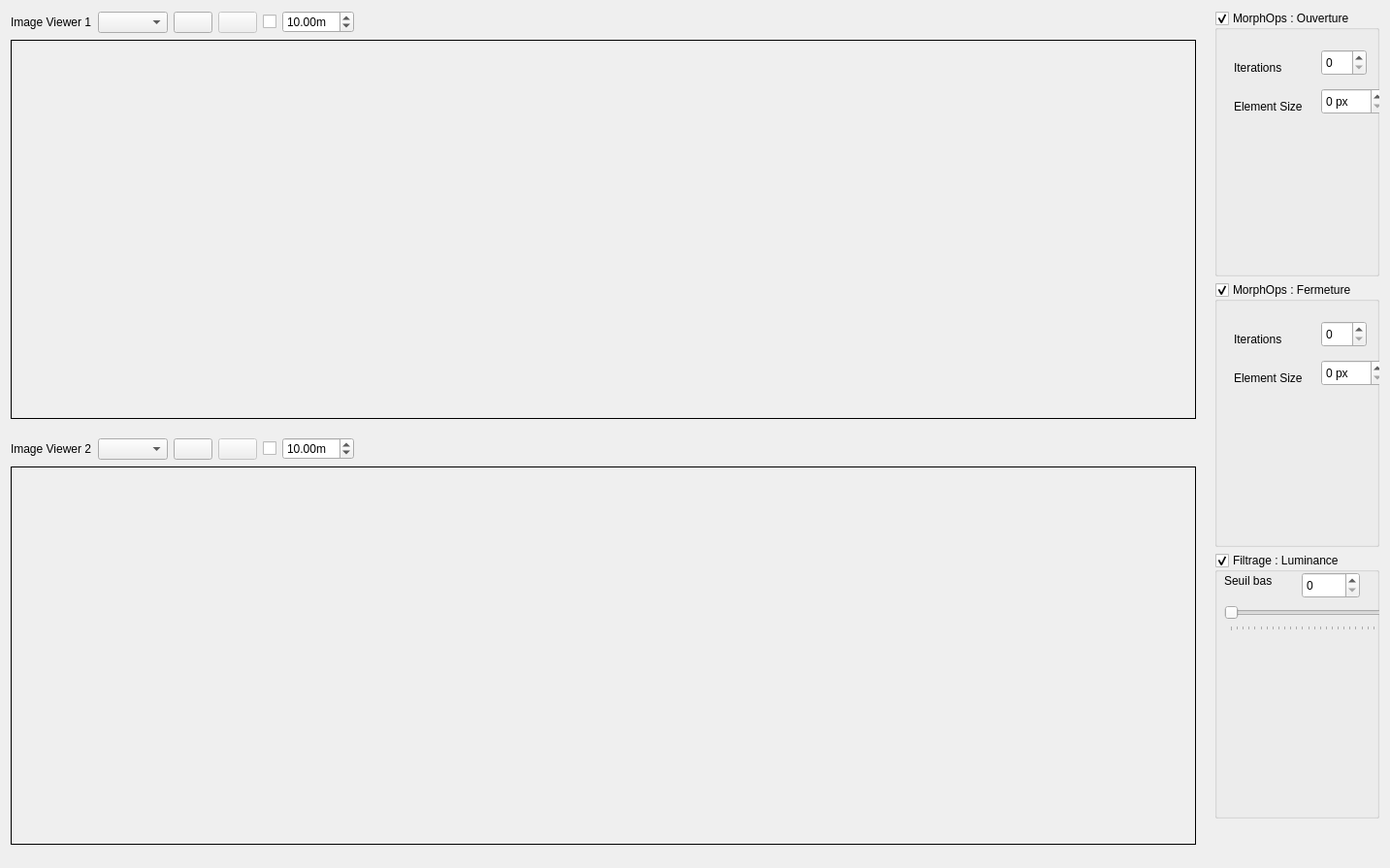
<?xml version="1.0" encoding="UTF-8"?>
<ui version="4.0">
 <class>FtGuiWidget</class>
 <widget class="QWidget" name="FtGuiWidget">
  <property name="enabled">
   <bool>true</bool>
  </property>
  <property name="geometry">
   <rect>
    <x>0</x>
    <y>0</y>
    <width>1433</width>
    <height>895</height>
   </rect>
  </property>
  <property name="windowTitle">
   <string>Réglages du traitement d'image</string>
  </property>
  <layout class="QHBoxLayout" name="horizontalLayout_3">
   <item>
    <layout class="QVBoxLayout" name="verticalLayout_gauche">
     <item>
      <layout class="QHBoxLayout" name="horizontalLayout_g_header" stretch="0,0,0,0,0,0,1">
       <item>
        <widget class="QLabel" name="label_7">
         <property name="text">
          <string>Image Viewer 1</string>
         </property>
        </widget>
       </item>
       <item>
        <widget class="QComboBox" name="topics_combo_box">
         <property name="sizeAdjustPolicy">
          <enum>QComboBox::AdjustToContents</enum>
         </property>
        </widget>
       </item>
       <item>
        <widget class="QPushButton" name="refresh_topics_push_button"/>
       </item>
       <item>
        <widget class="QPushButton" name="zoom_1_push_button">
         <property name="enabled">
          <bool>false</bool>
         </property>
         <property name="checkable">
          <bool>true</bool>
         </property>
        </widget>
       </item>
       <item>
        <widget class="QCheckBox" name="dynamic_range_check_box">
         <property name="toolTip">
          <string>Dynamic depth range</string>
         </property>
         <property name="text">
          <string/>
         </property>
        </widget>
       </item>
       <item>
        <widget class="QDoubleSpinBox" name="max_range_double_spin_box">
         <property name="toolTip">
          <string>Max depth</string>
         </property>
         <property name="suffix">
          <string>m</string>
         </property>
         <property name="minimum">
          <double>0.010000000000000</double>
         </property>
         <property name="maximum">
          <double>100.000000000000000</double>
         </property>
         <property name="value">
          <double>10.000000000000000</double>
         </property>
        </widget>
       </item>
       <item>
        <spacer name="horizontalSpacer">
         <property name="orientation">
          <enum>Qt::Horizontal</enum>
         </property>
         <property name="sizeHint" stdset="0">
          <size>
           <width>13</width>
           <height>24</height>
          </size>
         </property>
        </spacer>
       </item>
      </layout>
     </item>
     <item>
      <layout class="QHBoxLayout" name="horizontalLayout_g_content" stretch="1,0">
       <property name="spacing">
        <number>0</number>
       </property>
       <item>
        <widget class="rqt_ft_gui::RatioLayoutedFrame" name="image_frame">
         <property name="sizePolicy">
          <sizepolicy hsizetype="Expanding" vsizetype="Expanding">
           <horstretch>0</horstretch>
           <verstretch>0</verstretch>
          </sizepolicy>
         </property>
         <property name="minimumSize">
          <size>
           <width>80</width>
           <height>60</height>
          </size>
         </property>
         <property name="frameShape">
          <enum>QFrame::Box</enum>
         </property>
         <property name="lineWidth">
          <number>1</number>
         </property>
        </widget>
       </item>
       <item>
        <spacer name="horizontalSpacer_2">
         <property name="orientation">
          <enum>Qt::Horizontal</enum>
         </property>
         <property name="sizeType">
          <enum>QSizePolicy::Expanding</enum>
         </property>
         <property name="sizeHint" stdset="0">
          <size>
           <width>13</width>
           <height>20</height>
          </size>
         </property>
        </spacer>
       </item>
      </layout>
     </item>
     <item>
      <spacer name="verticalSpacer">
       <property name="orientation">
        <enum>Qt::Vertical</enum>
       </property>
       <property name="sizeType">
        <enum>QSizePolicy::Preferred</enum>
       </property>
       <property name="sizeHint" stdset="0">
        <size>
         <width>20</width>
         <height>13</height>
        </size>
       </property>
      </spacer>
     </item>
     <item>
      <layout class="QHBoxLayout" name="horizontalLayout_g_header_2" stretch="0,0,0,0,0,0,1">
       <item>
        <widget class="QLabel" name="label_6">
         <property name="text">
          <string>Image Viewer 2</string>
         </property>
        </widget>
       </item>
       <item>
        <widget class="QComboBox" name="topics_combo_box_2">
         <property name="sizeAdjustPolicy">
          <enum>QComboBox::AdjustToContents</enum>
         </property>
        </widget>
       </item>
       <item>
        <widget class="QPushButton" name="refresh_topics_push_button_2"/>
       </item>
       <item>
        <widget class="QPushButton" name="zoom_1_push_button_2">
         <property name="enabled">
          <bool>false</bool>
         </property>
         <property name="checkable">
          <bool>true</bool>
         </property>
        </widget>
       </item>
       <item>
        <widget class="QCheckBox" name="dynamic_range_check_box_2">
         <property name="toolTip">
          <string>Dynamic depth range</string>
         </property>
         <property name="text">
          <string/>
         </property>
        </widget>
       </item>
       <item>
        <widget class="QDoubleSpinBox" name="max_range_double_spin_box_2">
         <property name="toolTip">
          <string>Max depth</string>
         </property>
         <property name="suffix">
          <string>m</string>
         </property>
         <property name="minimum">
          <double>0.010000000000000</double>
         </property>
         <property name="maximum">
          <double>100.000000000000000</double>
         </property>
         <property name="value">
          <double>10.000000000000000</double>
         </property>
        </widget>
       </item>
       <item>
        <spacer name="horizontalSpacer_4">
         <property name="orientation">
          <enum>Qt::Horizontal</enum>
         </property>
         <property name="sizeHint" stdset="0">
          <size>
           <width>13</width>
           <height>24</height>
          </size>
         </property>
        </spacer>
       </item>
      </layout>
     </item>
     <item>
      <layout class="QHBoxLayout" name="horizontalLayout_g_content_2" stretch="1,0">
       <property name="spacing">
        <number>0</number>
       </property>
       <item>
        <widget class="rqt_ft_gui::RatioLayoutedFrame" name="image_frame_2">
         <property name="sizePolicy">
          <sizepolicy hsizetype="Expanding" vsizetype="Expanding">
           <horstretch>0</horstretch>
           <verstretch>0</verstretch>
          </sizepolicy>
         </property>
         <property name="minimumSize">
          <size>
           <width>80</width>
           <height>60</height>
          </size>
         </property>
         <property name="frameShape">
          <enum>QFrame::Box</enum>
         </property>
         <property name="lineWidth">
          <number>1</number>
         </property>
        </widget>
       </item>
       <item>
        <spacer name="horizontalSpacer_3">
         <property name="orientation">
          <enum>Qt::Horizontal</enum>
         </property>
         <property name="sizeType">
          <enum>QSizePolicy::Expanding</enum>
         </property>
         <property name="sizeHint" stdset="0">
          <size>
           <width>13</width>
           <height>20</height>
          </size>
         </property>
        </spacer>
       </item>
      </layout>
     </item>
     <item>
      <spacer name="verticalSpacer_2">
       <property name="orientation">
        <enum>Qt::Vertical</enum>
       </property>
       <property name="sizeType">
        <enum>QSizePolicy::Preferred</enum>
       </property>
       <property name="sizeHint" stdset="0">
        <size>
         <width>20</width>
         <height>13</height>
        </size>
       </property>
      </spacer>
     </item>
    </layout>
   </item>
   <item>
    <layout class="QVBoxLayout" name="verticalLayout_droit">
     <item>
      <widget class="QGroupBox" name="groupBox_opening">
       <property name="title">
        <string>MorphOps : Ouverture</string>
       </property>
       <property name="flat">
        <bool>true</bool>
       </property>
       <property name="checkable">
        <bool>true</bool>
       </property>
       <widget class="QSpinBox" name="spinBox_opening_iterations">
        <property name="geometry">
         <rect>
          <x>110</x>
          <y>40</y>
          <width>47</width>
          <height>27</height>
         </rect>
        </property>
       </widget>
       <widget class="QSpinBox" name="spinBox_opening_size">
        <property name="geometry">
         <rect>
          <x>110</x>
          <y>80</y>
          <width>66</width>
          <height>27</height>
         </rect>
        </property>
        <property name="suffix">
         <string> px</string>
        </property>
       </widget>
       <widget class="QLabel" name="label">
        <property name="geometry">
         <rect>
          <x>20</x>
          <y>90</y>
          <width>87</width>
          <height>17</height>
         </rect>
        </property>
        <property name="text">
         <string>Element Size</string>
        </property>
       </widget>
       <widget class="QLabel" name="label_2">
        <property name="geometry">
         <rect>
          <x>20</x>
          <y>50</y>
          <width>65</width>
          <height>17</height>
         </rect>
        </property>
        <property name="text">
         <string>Iterations</string>
        </property>
       </widget>
      </widget>
     </item>
     <item>
      <widget class="QGroupBox" name="groupBox_closing">
       <property name="title">
        <string>MorphOps : Fermeture</string>
       </property>
       <property name="flat">
        <bool>false</bool>
       </property>
       <property name="checkable">
        <bool>true</bool>
       </property>
       <widget class="QSpinBox" name="spinBox_closing_iterations">
        <property name="geometry">
         <rect>
          <x>110</x>
          <y>40</y>
          <width>47</width>
          <height>27</height>
         </rect>
        </property>
       </widget>
       <widget class="QSpinBox" name="spinBox_closing_size">
        <property name="geometry">
         <rect>
          <x>110</x>
          <y>80</y>
          <width>66</width>
          <height>27</height>
         </rect>
        </property>
        <property name="suffix">
         <string> px</string>
        </property>
       </widget>
       <widget class="QLabel" name="label_3">
        <property name="geometry">
         <rect>
          <x>20</x>
          <y>90</y>
          <width>87</width>
          <height>17</height>
         </rect>
        </property>
        <property name="text">
         <string>Element Size</string>
        </property>
       </widget>
       <widget class="QLabel" name="label_4">
        <property name="geometry">
         <rect>
          <x>20</x>
          <y>50</y>
          <width>65</width>
          <height>17</height>
         </rect>
        </property>
        <property name="text">
         <string>Iterations</string>
        </property>
       </widget>
      </widget>
     </item>
     <item>
      <widget class="QGroupBox" name="groupBox_HSV_value">
       <property name="title">
        <string>Filtrage : Luminance</string>
       </property>
       <property name="flat">
        <bool>false</bool>
       </property>
       <property name="checkable">
        <bool>true</bool>
       </property>
       <widget class="QSlider" name="horizontalSlider_HSV_value">
        <property name="geometry">
         <rect>
          <x>10</x>
          <y>50</y>
          <width>171</width>
          <height>31</height>
         </rect>
        </property>
        <property name="maximum">
         <number>255</number>
        </property>
        <property name="orientation">
         <enum>Qt::Horizontal</enum>
        </property>
        <property name="tickPosition">
         <enum>QSlider::TicksBelow</enum>
        </property>
        <property name="tickInterval">
         <number>10</number>
        </property>
       </widget>
       <widget class="QLabel" name="label_5">
        <property name="geometry">
         <rect>
          <x>10</x>
          <y>20</y>
          <width>66</width>
          <height>17</height>
         </rect>
        </property>
        <property name="text">
         <string>Seuil bas</string>
        </property>
       </widget>
       <widget class="QSpinBox" name="spinBox_HSV_value">
        <property name="geometry">
         <rect>
          <x>90</x>
          <y>20</y>
          <width>60</width>
          <height>27</height>
         </rect>
        </property>
        <property name="maximum">
         <number>255</number>
        </property>
        <property name="singleStep">
         <number>10</number>
        </property>
       </widget>
      </widget>
     </item>
     <item>
      <spacer name="verticalSpacer_3">
       <property name="orientation">
        <enum>Qt::Vertical</enum>
       </property>
       <property name="sizeType">
        <enum>QSizePolicy::Preferred</enum>
       </property>
       <property name="sizeHint" stdset="0">
        <size>
         <width>20</width>
         <height>40</height>
        </size>
       </property>
      </spacer>
     </item>
    </layout>
   </item>
  </layout>
 </widget>
 <customwidgets>
  <customwidget>
   <class>rqt_ft_gui::RatioLayoutedFrame</class>
   <extends>QFrame</extends>
   <header>rqt_ft_gui/ratio_layouted_frame.h</header>
   <container>1</container>
  </customwidget>
 </customwidgets>
 <resources/>
 <connections>
  <connection>
   <sender>horizontalSlider_HSV_value</sender>
   <signal>valueChanged(int)</signal>
   <receiver>spinBox_HSV_value</receiver>
   <slot>setValue(int)</slot>
   <hints>
    <hint type="sourcelabel">
     <x>1402</x>
     <y>531</y>
    </hint>
    <hint type="destinationlabel">
     <x>1371</x>
     <y>497</y>
    </hint>
   </hints>
  </connection>
  <connection>
   <sender>spinBox_HSV_value</sender>
   <signal>valueChanged(int)</signal>
   <receiver>horizontalSlider_HSV_value</receiver>
   <slot>setValue(int)</slot>
   <hints>
    <hint type="sourcelabel">
     <x>1371</x>
     <y>497</y>
    </hint>
    <hint type="destinationlabel">
     <x>1402</x>
     <y>531</y>
    </hint>
   </hints>
  </connection>
 </connections>
</ui>
